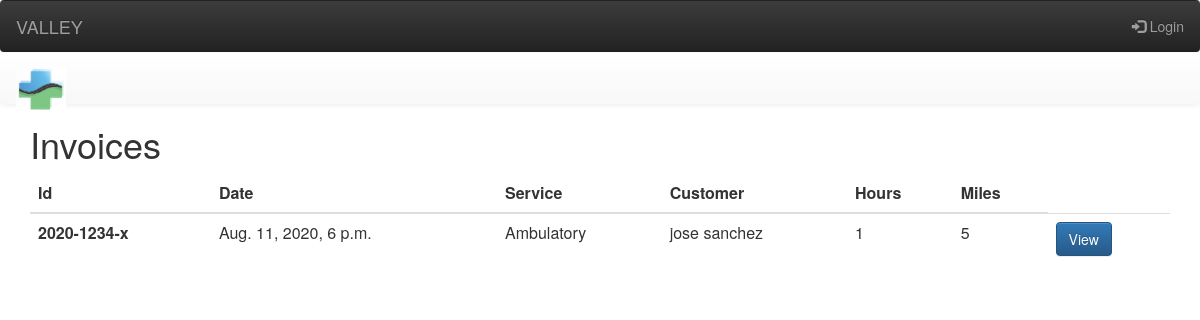
The page /invoices/list/ on the database its author committed.
### transporte/models.py (models this page shows, shortened)
class Order(models.Model):
    number_id  = models.CharField(max_length=100)
    date = models.DateTimeField(default=datetime.now)
    service = models.ForeignKey(Service, on_delete=models.CASCADE)
    customer = models.ForeignKey(Customer, on_delete=models.CASCADE)
    hours = models.CharField(max_length=100)
    miles = models.CharField(max_length=100)

class Service(models.Model):
    service_name = models.CharField(max_length=100)
    description = models.TextField(max_length=500)
    cost_per_hour = models.CharField(max_length=100)
    cost_per_mile = models.CharField(max_length=100)
    def __unicode__(self):
        return self.service_name

class Customer(models.Model):
    first_name = models.CharField(max_length=50)
    last_name = models.CharField(max_length=50)
    room = models.CharField(max_length=100)
    destination = models.CharField(max_length=100)
    pick_up_adress = models.CharField(max_length=100)
    reciving_facility =  models.CharField(max_length=100)
    reason_for_transfer = models.CharField(max_length=100)
    passenger_information = models.CharField(max_length=100)
    pick_up_date = models.DateField(default=datetime.now, null=True)
    pick_up_time = models.TimeField(null=True )
    appointment_time = models.TimeField( null=True)
    trip = models.CharField(max_length=1, choices=OPTIONS_TRIP, null=True)
    name_and_contact_informtion = models.CharField(max_length=100, )
    proof_of_service = models.CharField(max_length=100, )
    medical_condition = models.ForeignKey(Medical_condition, on_delete=models.CASCADE)
    does_patient_requiere_special_equipment = models.CharField(max_length=100, )
    physical_condition = models.CharField(max_length=100, )
    def __unicode__(self):
        return "%s %s" % (self.first_name, self.last_name)

### transporte/views.py (the view)
# urls.py: url(r'^invoices/list/', InvoiceListView.as_view(), name='invoicelistview'),
class InvoiceListView(ListView):
    model = Order

### transporte/templates/transporte/order_list.html (shortened to what this page needs)
{%extends "base.html" %}{% block content %}
<nav class="navbar navbar-default">
  <div class="container-fluid">
    <div class="navbar-header">
      <a class="navbar-brand" href="#">
        <img alt="Brand" src="/media/logo03.jpeg" style="width:50px">
      </a>
    </div>
  </div>
</nav>
<div class="container">
<h1>Invoices</h1>
<table class="table">
  <thead>
    <tr>
      <th scope="col">Id</th>
      <th scope="col">Date</th>
      <th scope="col">Service</th>
      <th scope="col">Customer</th>
      <th scope="col">Hours</th>
      <th scope="col">Miles</th>
    </tr>
  </thead>
  <tbody>
    {% for invoice in object_list %}
        <tr>
      <th scope="row">2020-{{invoice.number_id}}-x</th>
      <td>{{ invoice.date }}</td>
      <td>{{ invoice.service }}</td>
      <td>{{ invoice.customer }}</td>
      <td>{{ invoice.hours }}</td>
      <td>{{ invoice.miles }}</td>
      <td><a href="/invoice/edit/{{ invoice.id }}/" class="btn btn-primary">View</a></td>
    </tr>
{% empty %}
    <th scope="row">1</th>
    <td>No Cusromer yet.</td>
{% endfor %}
{% endblock  %}

### passenger/templates/base.html (style rules this page uses)
body { padding-top: 00px; }
.navbar { position: relative; min-height: 50px; margin-bottom: 0px; border: 1px solid transparent; }

### rows shown on the page
Order: number_id "1234", date "Aug. 11, 2020, 6 p.m.", service "Ambulatory", customer "jose sanchez", hours "1", miles "5"
